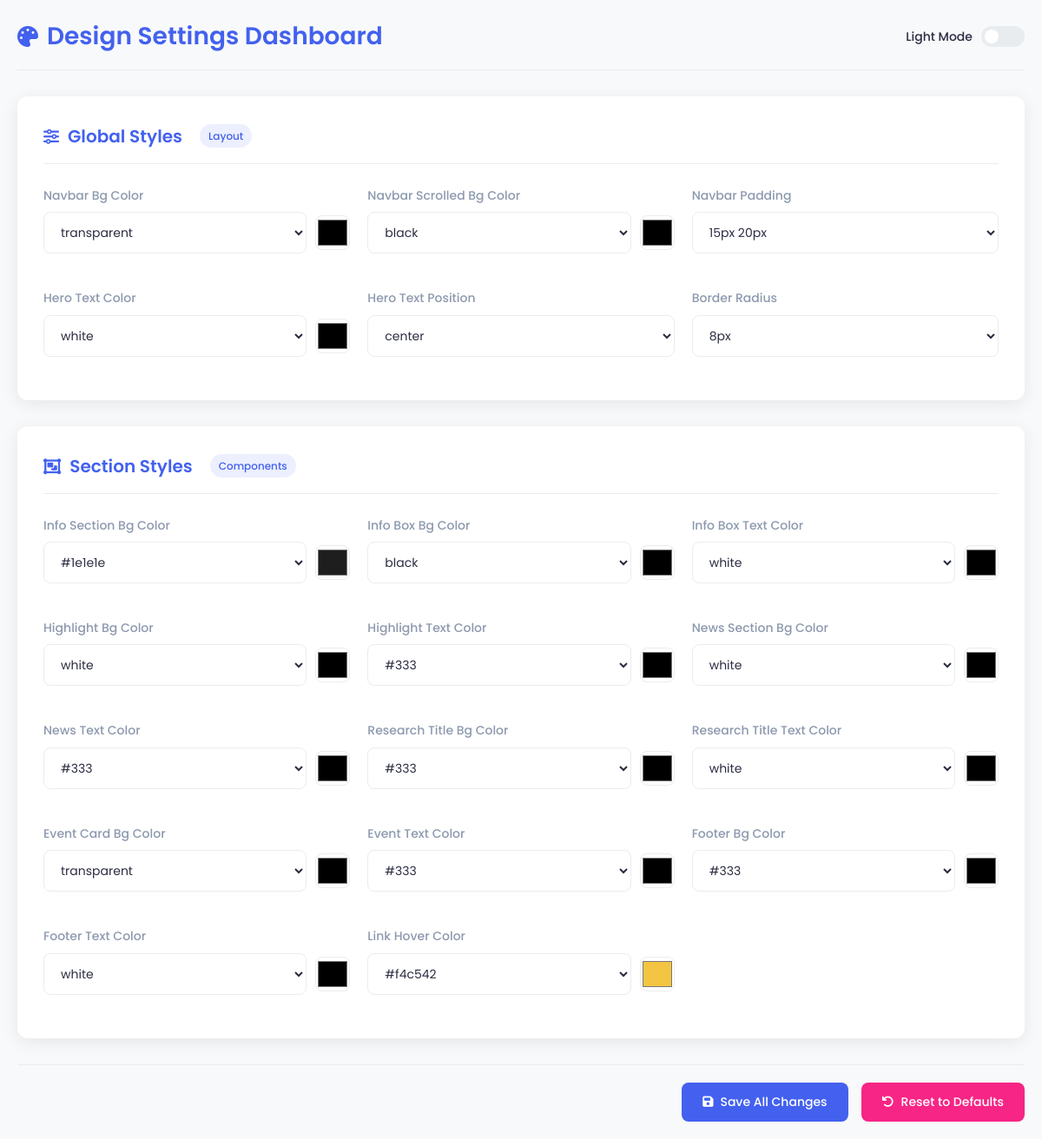
The page /settings.php on the database its author committed.
### tables this page shows
CREATE TABLE `design_settings` (
  `id` int(11) NOT NULL,
  `setting_name` varchar(100) NOT NULL,
  `setting_value` varchar(255) NOT NULL
);

### settings.php (the view, shortened to what this page needs)
<?php
$db = new mysqli('localhost', 'root', '', 'websitecmsactivity');
$settings = [];
$result = $db->query("SELECT * FROM design_settings");
while ($row = $result->fetch_assoc()) {
    $settings[] = $row;
}
$presetOptions = [
    'navbar_bg_color' => ['transparent', '#ffffff', '#1e1e1e', '#2c3e50', '#3498db'],
    'navbar_scrolled_bg_color' => ['black', '#2c3e50', '#1a1a1a', '#3498db', '#e74c3c'],
    'navbar_padding' => ['15px 20px', '10px 15px', '20px 25px', '5px 10px', '25px 30px'],
    'hero_text_color' => ['white', 'black', '#333333', '#f1c40f', '#e74c3c'],
    'hero_text_position' => ['center', 'left', 'right'],
    'info_section_bg_color' => ['#1e1e1e', '#f7f7f7', '#2c3e50', '#3498db', '#ecf0f1'],
    'info_box_bg_color' => ['black', 'white', '#3498db', '#e74c3c', '#2ecc71'],
    'info_box_text_color' => ['white', 'black', '#333333', '#f1c40f', '#e74c3c'],
    'highlight_bg_color' => ['white', '#f7f7f7', '#ecf0f1', '#3498db', '#e74c3c'],
    'highlight_text_color' => ['#333', '#ffffff', '#2c3e50', '#3498db', '#e74c3c'],
    'news_section_bg_color' => ['white', '#f7f7f7', '#ecf0f1', '#1e1e1e', '#2c3e50'],
    'news_text_color' => ['#333', '#ffffff', '#2c3e50', '#3498db', '#e74c3c'],
    'research_title_bg_color' => ['#333', '#2c3e50', '#1e1e1e', '#3498db', '#e74c3c'],
    'research_title_text_color' => ['white', 'black', '#f1c40f', '#e74c3c', '#2ecc71'],
    'event_card_bg_color' => ['transparent', 'white', '#f7f7f7', '#3498db', '#e74c3c'],
    'event_text_color' => ['#333', '#ffffff', '#2c3e50', '#3498db', '#e74c3c'],
    'footer_bg_color' => ['#333', '#2c3e50', '#1e1e1e', '#3498db', '#e74c3c'],
    'footer_text_color' => ['white', 'black', '#f1c40f', '#e74c3c', '#2ecc71'],
    'link_hover_color' => ['#f4c542', '#3498db', '#e74c3c', '#2ecc71', '#9b59b6'],
    'border_radius' => ['8px', '4px', '12px', '16px', '0px']
];
$currentMode = $_COOKIE['admin_theme'] ?? 'light';
?>
<!DOCTYPE html>
<html lang="en" data-theme="<?php echo $currentMode; ?>">
<head>
    <link rel="stylesheet" href="https://cdnjs.cloudflare.com/ajax/libs/font-awesome/6.4.0/css/all.min.css">
</head>
<body>
    <div class="admin-container">
        <header class="admin-header">
            <h1 class="admin-title">
                <i class="fas fa-palette"></i>
                Design Settings Dashboard
            </h1>
            <div class="theme-toggle">
                <span class="toggle-label"><?php echo ucfirst($currentMode); ?> Mode</span>
                <label class="toggle-switch">
                    <span class="slider"></span>
                </label>
            </div>
        </header>
        <form method="POST" id="settings-form">
            <div class="settings-card">
                <div class="card-header">
                    <h2 class="card-title">
                        <i class="fas fa-sliders-h"></i>
                        Global Styles
                        <span class="category-badge">Layout</span>
                    </h2>
                </div>
                <div class="settings-grid">
                    <?php
                    $globalSettings = ['navbar_bg_color', 'navbar_scrolled_bg_color', 'navbar_padding', 'hero_text_color', 'hero_text_position', 'border_radius'];
                    foreach ($settings as $setting):
                        if (in_array($setting['setting_name'], $globalSettings)):
                            $settingName = $setting['setting_name'];
                            $currentValue = $setting['setting_value'];
                            $isColor = strpos($settingName, '_color') !== false;
                            $isPosition = $settingName === 'hero_text_position';
                            $isPadding = $settingName === 'navbar_padding';
                            $isRadius = $settingName === 'border_radius';
                    ?>
                        <div class="setting-item">
                            <label for="setting_<?php echo $setting['id']; ?>">
                                <?php echo ucwords(str_replace('_', ' ', $settingName)); ?>
                            </label>
                            <?php if ($isColor): ?>
                                <div class="color-picker">
                                    <select id="setting_<?php echo $setting['id']; ?>"
                                           name="setting_<?php echo $setting['id']; ?>">
                                        <?php foreach ($presetOptions[$settingName] as $option): ?>
                                            <option value="<?php echo $option; ?>" <?php echo $currentValue === $option ? 'selected' : ''; ?>>
                                                <?php echo $option; ?>
                                            </option>
                                        <?php endforeach; ?>
                                    </select>
                                    <input type="color"
                                           value="<?php echo $currentValue; ?>"
                                           oninput="document.getElementById('setting_<?php echo $setting['id']; ?>').value = this.value">
                                </div>
                            <?php elseif ($isPosition || $isPadding || $isRadius): ?>
                                <select id="setting_<?php echo $setting['id']; ?>"
                                       name="setting_<?php echo $setting['id']; ?>">
                                    <?php foreach ($presetOptions[$settingName] as $option): ?>
                                        <option value="<?php echo $option; ?>" <?php echo $currentValue === $option ? 'selected' : ''; ?>>
                                            <?php echo $option; ?>
                                        </option>
                                    <?php endforeach; ?>
                                </select>
                            <?php endif; ?>
                        </div>
                    <?php
                        endif;
                    endforeach;
                    ?>
                </div>
            </div>
            <div class="settings-card">
                <div class="card-header">
                    <h2 class="card-title">
                        <i class="fas fa-object-group"></i>
                        Section Styles
                        <span class="category-badge">Components</span>
                    </h2>
                </div>
                <div class="settings-grid">
                    <?php
                    $sectionSettings = ['info_section_bg_color', 'info_box_bg_color', 'info_box_text_color', 'highlight_bg_color',
                                      'highlight_text_color', 'news_section_bg_color', 'news_text_color', 'research_title_bg_color',
                                      'research_title_text_color', 'event_card_bg_color', 'event_text_color', 'footer_bg_color',
                                      'footer_text_color', 'link_hover_color'];
                    foreach ($settings as $setting):
                        if (in_array($setting['setting_name'], $sectionSettings)):
                            $settingName = $setting['setting_name'];
                            $currentValue = $setting['setting_value'];
                            $isColor = strpos($settingName, '_color') !== false;
                    ?>
                        <div class="setting-item">
                            <label for="setting_<?php echo $setting['id']; ?>">
                                <?php echo ucwords(str_replace('_', ' ', $settingName)); ?>
                            </label>
                            <?php if ($isColor): ?>
                                <div class="color-picker">
                                    <select id="setting_<?php echo $setting['id']; ?>"
                                           name="setting_<?php echo $setting['id']; ?>">
                                        <?php foreach ($presetOptions[$settingName] as $option): ?>
                                            <option value="<?php echo $option; ?>" <?php echo $currentValue === $option ? 'selected' : ''; ?>>
                                                <?php echo $option; ?>
                                            </option>
                                        <?php endforeach; ?>
                                    </select>
                                    <input type="color"
                                           value="<?php echo $currentValue; ?>"
                                           oninput="document.getElementById('setting_<?php echo $setting['id']; ?>').value = this.value">
                                </div>
                            <?php endif; ?>
                        </div>
                    <?php
                        endif;
                    endforeach;
                    ?>
                </div>
            </div>
            <div class="form-actions">
                <button type="submit" name="save_settings" class="btn btn-primary">
                    <i class="fas fa-save"></i>
                    Save All Changes
                </button>
                <button type="submit" name="reset_defaults" class="btn btn-danger">
                    <i class="fas fa-undo"></i>
                    Reset to Defaults
                </button>
            </div>
        </form>
    </div>
</body>
</html>

### settings.php (style rules this page uses)
:root { --primary: #4361ee; --primary-dark: #3a56d4; --danger: #f72585; --danger-dark: #e5177b; --success: #4cc9f0; --warning: #f4c542; --text: #2b2d42; --text-light: #8d99ae; --bg: #f8f9fa; --card-bg: #ffffff; --border: #e9ecef; --shadow: 0 4px 20px rgba(0, 0, 0, 0.08); --transition: all 0.3s cubic-bezier(0.25, 0.8, 0.25, 1); }
* { margin: 0; padding: 0; box-sizing: border-box; }
body { font-family: 'Poppins', sans-serif; background-color: var(--bg); color: var(--text); line-height: 1.6; transition: var(--transition); min-height: 100vh; padding: 20px; }
.admin-container { max-width: 1200px; margin: 0 auto; }
.admin-header { display: flex; justify-content: space-between; align-items: center; margin-bottom: 30px; padding-bottom: 15px; border-bottom: 1px solid var(--border); }
.admin-title { font-size: 28px; font-weight: 600; color: var(--primary); display: flex; align-items: center; gap: 10px; }
.admin-title i { font-size: 24px; }
.theme-toggle { display: flex; align-items: center; gap: 10px; }
.toggle-label { font-weight: 500; font-size: 14px; }
.toggle-switch { position: relative; display: inline-block; width: 50px; height: 24px; }
.slider { position: absolute; cursor: pointer; top: 0; left: 0; right: 0; bottom: 0; background-color: var(--border); transition: var(--transition); border-radius: 34px; }
.slider:before { position: absolute; content: ""; height: 16px; width: 16px; left: 4px; bottom: 4px; background-color: var(--card-bg); transition: var(--transition); border-radius: 50%; }
.settings-card { background-color: var(--card-bg); border-radius: 12px; box-shadow: var(--shadow); padding: 30px; margin-bottom: 30px; transition: var(--transition); }
.card-header { display: flex; justify-content: space-between; align-items: center; margin-bottom: 25px; padding-bottom: 15px; border-bottom: 1px solid var(--border); }
.card-title { font-size: 20px; font-weight: 600; color: var(--primary); display: flex; align-items: center; gap: 10px; }
.card-title i { font-size: 18px; }
.settings-grid { display: grid; grid-template-columns: repeat(auto-fill, minmax(300px, 1fr)); gap: 20px; }
.setting-item { margin-bottom: 20px; }
.setting-item label { display: block; margin-bottom: 8px; font-weight: 500; font-size: 14px; color: var(--text-light); }
.setting-item input[type="text"], .setting-item select { width: 100%; padding: 12px 15px; border: 1px solid var(--border); border-radius: 8px; background-color: var(--card-bg); color: var(--text); font-family: 'Poppins', sans-serif; font-size: 14px; transition: var(--transition); }
.color-picker { display: flex; align-items: center; gap: 10px; }
.color-picker select { flex: 1; }
.color-picker input[type="color"] { width: 40px; height: 40px; padding: 0; border: 1px solid var(--border); border-radius: 8px; cursor: pointer; background: var(--card-bg); }
.form-actions { display: flex; justify-content: flex-end; gap: 15px; margin-top: 30px; padding-top: 20px; border-top: 1px solid var(--border); }
.btn { padding: 12px 24px; border: none; border-radius: 8px; font-family: 'Poppins', sans-serif; font-weight: 500; font-size: 14px; cursor: pointer; display: inline-flex; align-items: center; gap: 8px; transition: var(--transition); }
.btn-primary { background-color: var(--primary); color: white; }
.btn-danger { background-color: var(--danger); color: white; }
.btn i { font-size: 14px; }
.category-badge { display: inline-block; padding: 4px 10px; border-radius: 20px; font-size: 12px; font-weight: 500; margin-left: 10px; background-color: rgba(67, 97, 238, 0.1); color: var(--primary); }

### rows shown on the page
design_settings: setting_name "Navbar Bg Color", setting_value+setting_name+id "transparent", setting_value "#000000"
design_settings: setting_name "Navbar Scrolled Bg Color", setting_value+setting_name+id "black", setting_value "#000000"
design_settings: setting_name "Navbar Padding", setting_value+setting_name+id "15px 20px"
design_settings: setting_name "Hero Text Color", setting_value+setting_name+id "white", setting_value "#000000"
design_settings: setting_name "Hero Text Position", setting_value+setting_name+id "center"
design_settings: setting_name "Border Radius", setting_value+setting_name+id "8px"
design_settings: setting_name "Info Section Bg Color", setting_value+setting_name+id "#1e1e1e", setting_value "#1e1e1e"
design_settings: setting_name "Info Box Bg Color", setting_value+setting_name+id "black", setting_value "#000000"
design_settings: setting_name "Info Box Text Color", setting_value+setting_name+id "white", setting_value "#000000"
design_settings: setting_name "Highlight Bg Color", setting_value+setting_name+id "white", setting_value "#000000"
design_settings: setting_name "Highlight Text Color", setting_value+setting_name+id "#333", setting_value "#000000"
design_settings: setting_name "News Section Bg Color", setting_value+setting_name+id "white", setting_value "#000000"
design_settings: setting_name "News Text Color", setting_value+setting_name+id "#333", setting_value "#000000"
design_settings: setting_name "Research Title Bg Color", setting_value+setting_name+id "#333", setting_value "#000000"
design_settings: setting_name "Research Title Text Color", setting_value+setting_name+id "white", setting_value "#000000"
design_settings: setting_name "Event Card Bg Color", setting_value+setting_name+id "transparent", setting_value "#000000"
design_settings: setting_name "Event Text Color", setting_value+setting_name+id "#333", setting_value "#000000"
design_settings: setting_name "Footer Bg Color", setting_value+setting_name+id "#333", setting_value "#000000"
design_settings: setting_name "Footer Text Color", setting_value+setting_name+id "white", setting_value "#000000"
design_settings: setting_name "Link Hover Color", setting_value+setting_name+id "#f4c542", setting_value "#f4c542"

### other values the page prints
$currentMode "Light"
